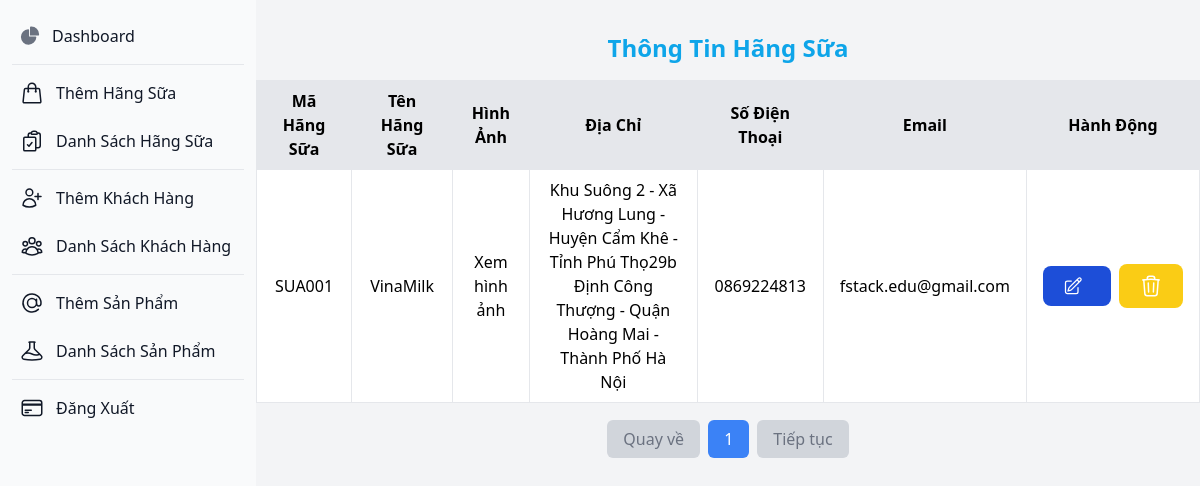
Screenshot of /admin/dashboard.php?route=listHangSua.php with the database file from the repository.
### tables this page shows
CREATE TABLE `brand` (
  `Id` varchar(255) NOT NULL,
  `Title` varchar(255) DEFAULT NULL,
  `Address` varchar(255) DEFAULT NULL,
  `PhoneNumber` varchar(255) DEFAULT NULL,
  `Email` varchar(255) DEFAULT NULL,
  `thumbnail` longtext DEFAULT NULL
);

### admin/helpers/paginteBrandSua.php (the view, shortened to what this page needs)
<?php
function paginate($itemsPerPage, $currentPage, $table)
{
    global $conn;
    $startPosition = ($currentPage - 1) * $itemsPerPage;
    $sql = "SELECT * FROM $table LIMIT $itemsPerPage OFFSET $startPosition";
    $result = $conn->query($sql);
    if ($result->num_rows > 0) {
        while ($row = $result->fetch_assoc()) {
            ?>
            <tr class="row_data_customer">
                <td class="py-2 px-4 border text-center" data-name="Id">
                    <?php echo $row["Id"] ?>
                </td>
                <td focus="true" data-name="Title" class="py-2 px-4 border text-center">
                    <?php echo $row["Title"] ?>
                </td>
                <td focus="true" data-name="Title" class="py-2 px-4 border text-center">
                    <a href="<?php echo $row["thumbnail"] ?>" target="_blank" rel="noopener noreferrer">Xem
                        hình ảnh</a>
                </td>
                <td data-name="Address" class="px-4 py-2 border text-center ">
                    <?php echo $row["Address"] ?>
                </td>
                <td data-name="PhoneNumber" class="py-2 px-4 border text-center">
                    <?php echo $row["PhoneNumber"] ?>
                </td>
                <td data-name="Email" class="py-2 px-4 border text-center">
                    <?php echo $row["Email"] ?>
                </td>
                <td class="py-2 px-4 border text-center">
                    <div class="flex gap-2 items-center">
                        <a href="dashboard.php?route=updateHangSua.php&Id=<?php echo $row['Id']; ?>"
                            class="text-white bg-blue-700 hover:bg-blue-800 focus:ring-4 focus:ring-blue-300 font-medium rounded-lg text-sm px-5 py-2.5 dark:bg-blue-600 dark:hover:bg-blue-700 focus:outline-none dark:focus:ring-blue-800 flex items-center">
                        </a>
                        <form action="deleteHangSua.php" method="POST" class="form-delete-submit"
                            data-id="<?php echo $row["Id"] ?>">
                            <button type="button" onclick="ConfirmDelete('<?php echo $row["Id"] ?>')" class="focus:outline-none text-white bg-yellow-400 hover:bg-yellow-500 focus:ring-4
                                            focus:ring-yellow-300 font-medium rounded-lg text-sm px-5 py-2.5
                                            dark:focus:ring-yellow-900">
                            </button>
                        </form>
                    </div>
                </td>
            </tr>
            <?php
        }
    } else {
        echo "<p class='text-gray-500'>Không có sản phẩm nào.</p>";
    }
}
function paginateBtnNavigate($itemsPerPage, $currentPage, $table)
{
    global $conn;
    $totalItemsQuery = "SELECT COUNT(*) FROM $table";
    $result = $conn->query($totalItemsQuery);
    $totalItems = $result->fetch_row()[0];
    $totalPages = ceil($totalItems / $itemsPerPage);
    echo "<div class='flex justify-center mt-6'>";
    echo "<ul class='flex space-x-2'>";
    if ($currentPage > 1) {
        echo "<li><a href='dashboard.php?route=listSuaSix.php&page=" . ($currentPage - 1) . "' class='px-4 py-2 bg-blue-500 text-white rounded-md hover:bg-blue-600'>Quay về</a></li>";
    } else {
        echo "<li><span class='px-4 py-2 bg-gray-300 text-gray-500 rounded-md'>Quay về</span></li>";
    }
    for ($i = 1; $i <= $totalPages; $i++) {
        if ($i == $currentPage) {
            echo "<li><span class='px-4 py-2 bg-blue-500 text-white rounded-md'>$i</span></li>";
        } else {
            echo "<li><a href='dashboard.php?route=listSuaSix.php&page=$i' class='px-4 py-2 bg-white text-blue-500 rounded-md hover:bg-gray-100'>$i</a></li>";
        }
    }
    if ($currentPage < $totalPages) {
        echo "<li><a href='dashboard.php?route=listSuaSix.php&page=" . ($currentPage + 1) . "' class='px-4 py-2 bg-blue-500 text-white rounded-md hover:bg-blue-600'>Tiếp tục</a></li>";
    } else {
        echo "<li><span class='px-4 py-2 bg-gray-300 text-gray-500 rounded-md'>Tiếp tục</span></li>";
    }
    echo "</ul>";
    echo "</div>";
}
?>

### rows the page displays
brand: Id "SUA001", Title "VinaMilk", Address "Khu Suông 2 - Xã Hương Lung - Huyện Cẩm Khê - Tỉnh Phú Thọ29b Định Công Thượng - Quận Hoàng Mai - Thành Phố Hà Nội", PhoneNumber "0869224813", Email "fstack.edu@gmail.com"
